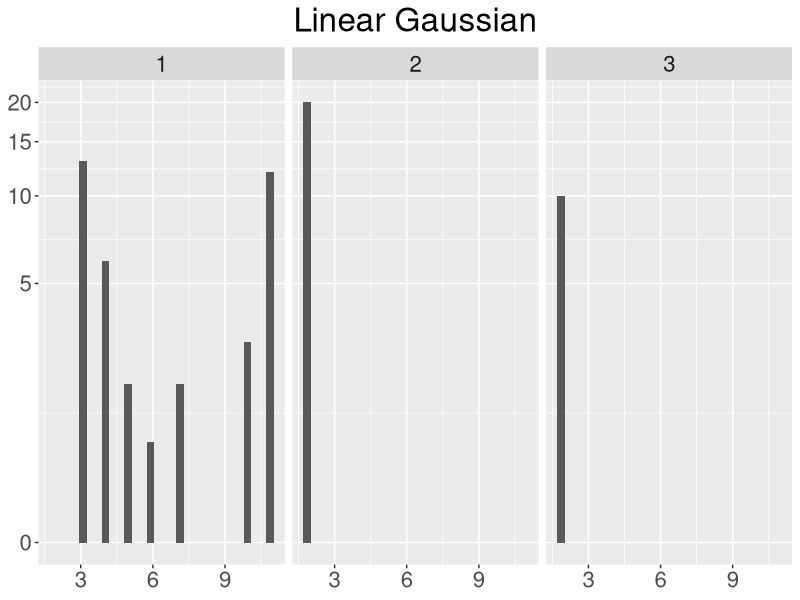
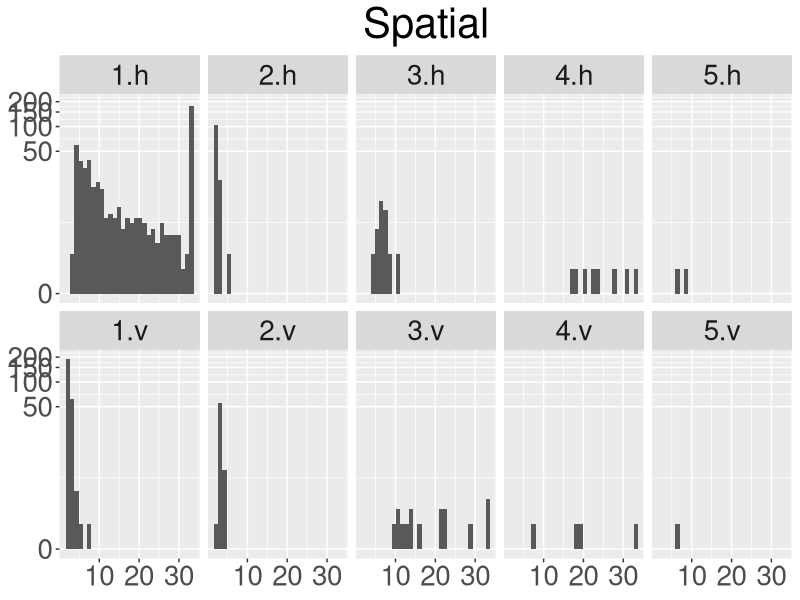

These charts were generated, in order, by the following R code:
library(plyr)
library(ggplot2)
# linear Gaussian
df <- read.csv("data/adaptive_resampling/adaptive_lgssm.csv", col.names = c("u", "m"))
ggplot(data = df, aes(x = m)) +
  geom_histogram() +
  facet_grid(~factor(u, levels=c('1','2','3','4', '5'))) +
  scale_y_continuous(trans='log1p') +
  theme(axis.title.x=element_blank(), axis.title.y=element_blank(),
        legend.title = element_blank(), legend.text=element_text(size=20),
        text = element_text(size=20), plot.title = element_text(hjust = 0.5)) +
  ggtitle("Linear Gaussian")
# ggsave("marginal_adaptive32_lgssm.pdf", width = 10, height = 5, dpi = 300)

# Spatial
df <- read.csv("data/adaptive_resampling/adaptive_spatial.csv", col.names = c("u", "direction", "m"))
# histogram of m
ggplot(data = df, aes(x = m)) +
  geom_histogram() +
  facet_wrap(~interaction(factor(u, levels = c('1', '2', '3', '4', '5')), factor(direction, levels = c('h', 'v'))), nrow = 2, ncol = 5) +
  scale_y_continuous(trans='log1p') +
  theme(axis.title.x=element_blank(), axis.title.y=element_blank(),
        legend.title = element_blank(), legend.text=element_text(size=30),
        text = element_text(size=25), plot.title = element_text(hjust = 0.5)) +
  ggtitle("Spatial")
# ggsave("m_adaptive_spatial.pdf", width = 14, height = 12, dpi = 300)
